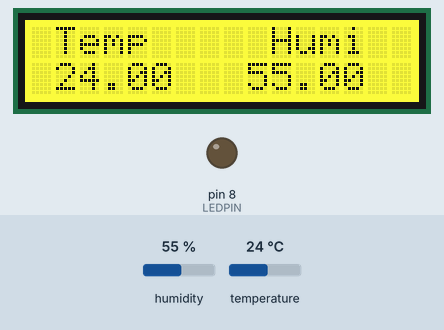
Simulated run of this sketch. Board: Arduino Uno, built with avr-gcc and run on an emulated ATmega328P. On the bench: 16×2 character LCD, output pins drawn as LEDs (lit = HIGH). Inputs (shaded band) come from the test bench; at power-on: temperature 24 °C, humidity 55 %. What the sketch prints to the serial monitor is not drawn.

Above: at 1.2 s.
1.3 s: temperature set to 26 °C
At 3.3 s:
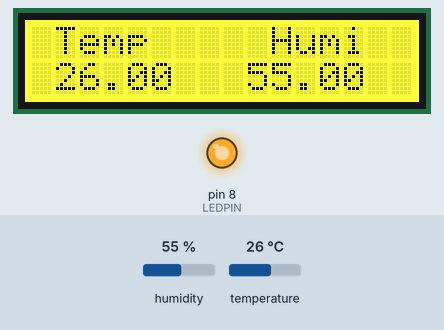
4.1 s: humidity set to 22 %
At 5.7 s:
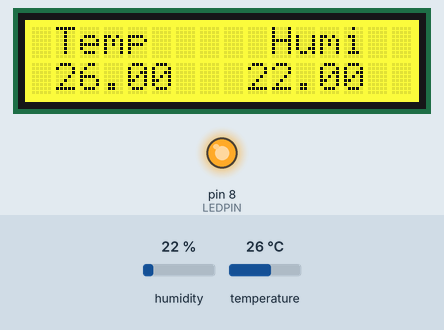
6.9 s: temperature set to 12 °C
At 9.0 s:
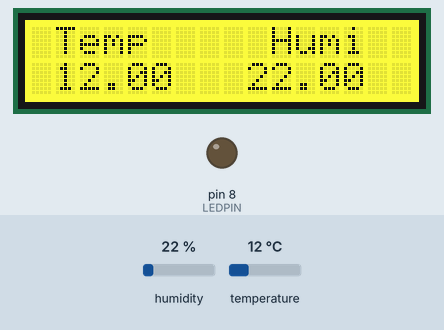
9.8 s: humidity set to 40 %
At 11.3 s:
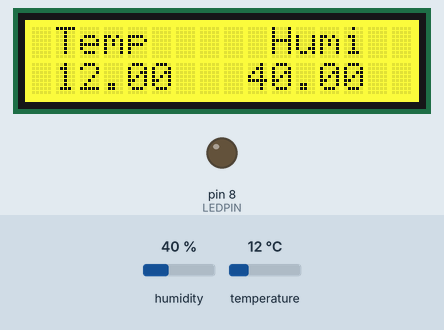
Timing chart, 0 to 12.8 s (numbered marks = the images above; inputs shaded):
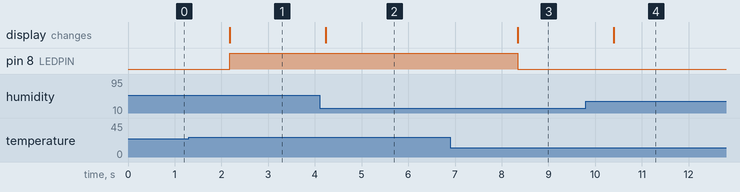

Measured:
- the behaviour switches between 24 and 25 °C on temperature (found by bisection; images 0 and 1)
- after the input at 1.3 s, pin 8 (LEDPIN): LOW → HIGH after 0.88 s; the display: changes after 0.88 s (image 1)
- after the input at 4.1 s, the display: changes after 0.13 s (image 2)
- after the input at 6.9 s, pin 8 (LEDPIN): HIGH → LOW after 1.4 s; the display: changes after 1.4 s (image 3)
- after the input at 9.8 s, the display: changes after 0.60 s (image 4)

The sketch:

LCD_LED_DHT11.ino
```cpp
// Libraries einbinden
#include <dht11.h>
#include <Wire.h>
#include "rgb_lcd.h"

dht11 DHT11;
#define DHT11PIN 7
#define LEDPIN 8

rgb_lcd lcd;

void setup()
{
  Serial.begin(9600);
  pinMode(LEDPIN, OUTPUT);

  lcd.begin(16, 2);

  lcd.setRGB(255, 255, 0);
  lcd.write("Loading...");
}

void loop()
{
  int chk = DHT11.read(DHT11PIN);

  Serial.println("Temp: ");
  Serial.println((float)DHT11.temperature, 2);

  lcd.clear();
  lcd.write(" Temp");
  lcd.print("     ");
  lcd.print("Humi");

  lcd.setCursor(0, 1);
  lcd.print(" ");
  lcd.print((float)DHT11.temperature, 2);
  lcd.print("   ");
  lcd.print((float)DHT11.humidity, 2);

  if ((float)DHT11.temperature >= 25) {
    digitalWrite(LEDPIN, HIGH);
  } else {
    digitalWrite(LEDPIN, LOW);
  }

  delay(2000);
}
```
